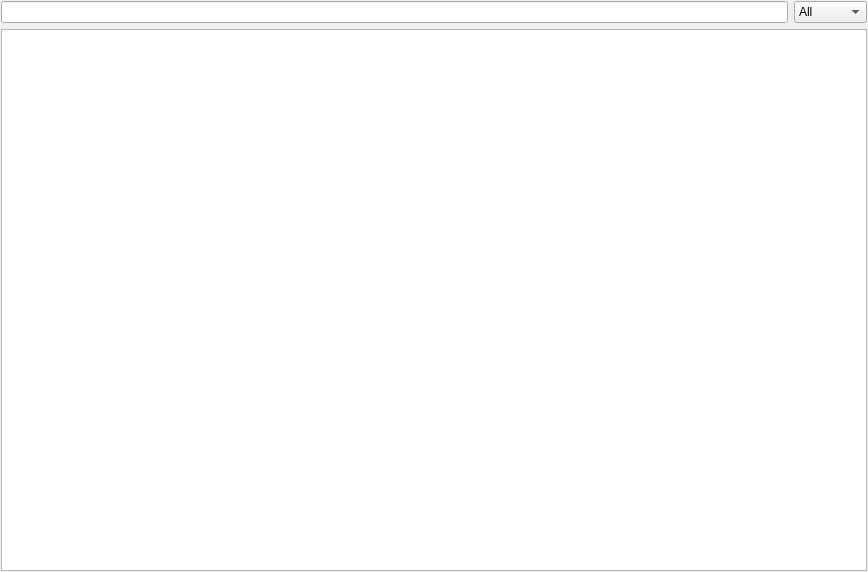
<?xml version="1.0" encoding="UTF-8"?>
<ui version="4.0">
 <class>LeoQuickSearchWidget</class>
 <widget class="QWidget" name="LeoQuickSearchWidget">
  <property name="geometry">
   <rect>
    <x>0</x>
    <y>0</y>
    <width>868</width>
    <height>572</height>
   </rect>
  </property>
  <property name="windowTitle">
   <string>Form</string>
  </property>
  <layout class="QVBoxLayout" name="verticalLayout_2">
   <property name="leftMargin">
    <number>1</number>
   </property>
   <property name="topMargin">
    <number>1</number>
   </property>
   <property name="rightMargin">
    <number>1</number>
   </property>
   <property name="bottomMargin">
    <number>1</number>
   </property>
   <item>
    <layout class="QGridLayout" name="verticalLayout">
     <item row="0" column="0">
      <widget class="QLineEdit" name="lineEdit"/>
     </item>
     <item row="2" column="0" colspan="2">
      <widget class="QListWidget" name="listWidget">
       <property name="sizePolicy">
        <sizepolicy hsizetype="Expanding" vsizetype="Expanding">
         <horstretch>0</horstretch>
         <verstretch>0</verstretch>
        </sizepolicy>
       </property>
      </widget>
     </item>
     <item row="0" column="1">
      <widget class="QComboBox" name="comboBox">
       <item>
        <property name="text">
         <string extracomment="This will search the entire outline.">All</string>
        </property>
       </item>
       <item>
        <property name="text">
         <string extracomment="This will search only the current node and it's recursive children.">Subtree</string>
        </property>
       </item>
       <item>
        <property name="text">
         <string extracomment="This will search only the current node.">Node</string>
        </property>
       </item>
      </widget>
     </item>
    </layout>
   </item>
  </layout>
 </widget>
 <resources/>
 <connections/>
</ui>
